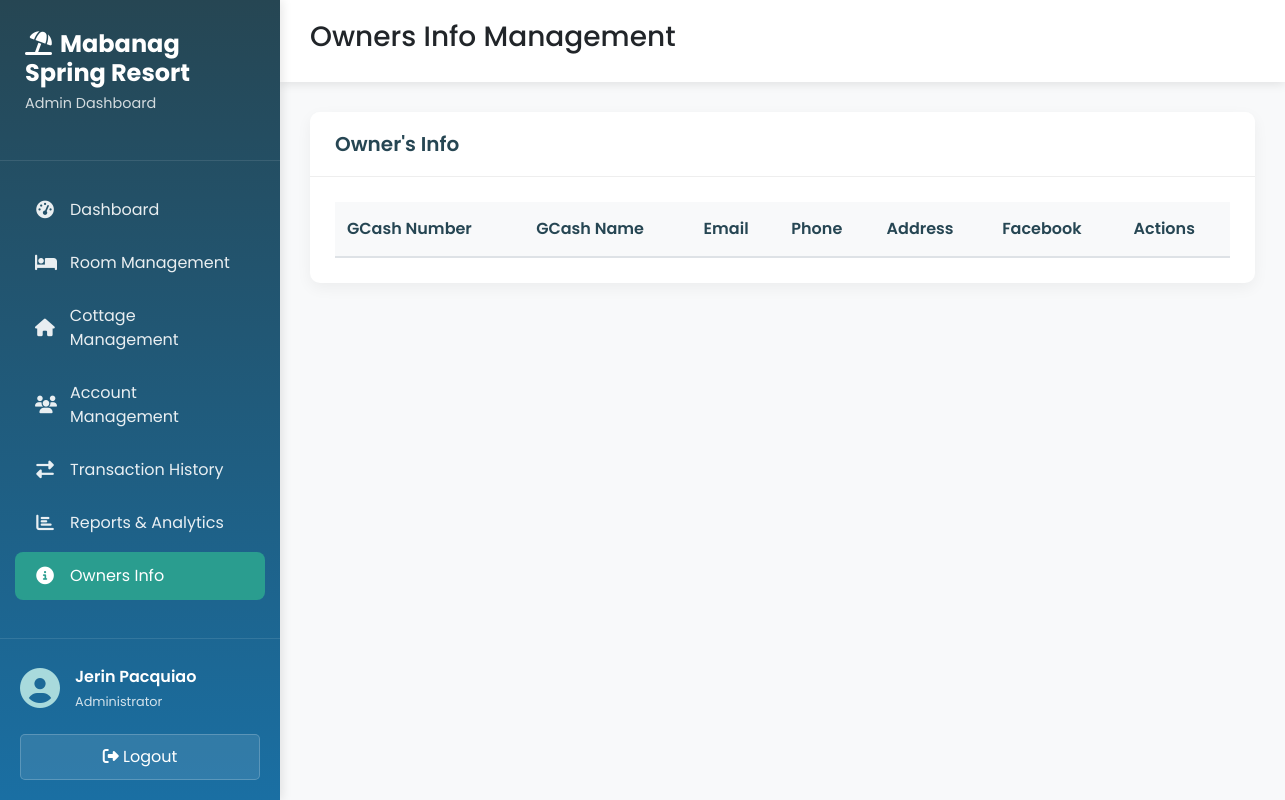
The page /admin/owners_info.php (signed in) on the database as committed earlier.
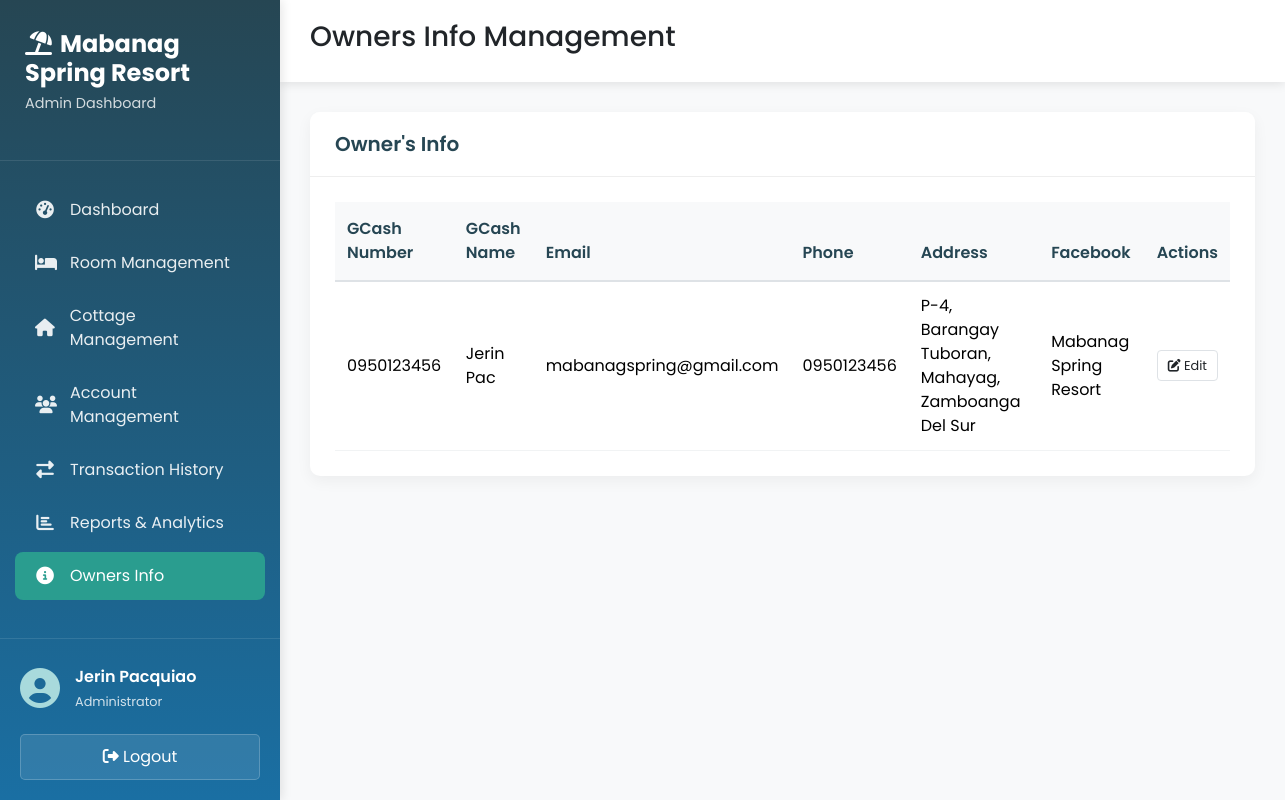
The same page on the database as committed later.
### tables this page shows
CREATE TABLE `owners_info` (
  `info_id` int(11) NOT NULL,
  `gcash_number` varchar(50) NOT NULL,
  `gcash_name` varchar(100) NOT NULL,
  `email_address` varchar(255) NOT NULL,
  `phone_number` varchar(50) NOT NULL,
  `address` varchar(255) NOT NULL,
  `facebook_account` varchar(255) NOT NULL
);

### admin/owners_info.php (the view, shortened to what the changed rows need)
<!DOCTYPE html>
<?php
    require_once 'connect.php';
?>
<html lang="en">
<head>
    <link href="https://cdn.jsdelivr.net/npm/bootstrap@5.3.8/dist/css/bootstrap.min.css" rel="stylesheet"
>
    <link rel="stylesheet" href="https://cdnjs.cloudflare.com/ajax/libs/font-awesome/6.4.0/css/all.min.css">
    <link rel="stylesheet" href="https://cdn.datatables.net/1.13.6/css/dataTables.bootstrap5.min.css">
    <link rel="stylesheet" href="../css/admin_style.css">
    <link rel="stylesheet" href="../css/owner_style.css">
</head>
<body>
    <div class="dashboard-container">
        <div class="sidebar">
            <div class="sidebar-header">
                <h2><i class="fas fa-umbrella-beach me-2"></i>Mabanag Spring Resort</h2>
            </div>
        </div>
        <div class="main-content">
            <div class="content-area">
                <div class="card">
                    <div class="card-body">
                        <div class="table-responsive">
                            <table id="infoTable" class="table table-hover">
                                <thead>
                                    <tr>
                                        <th>GCash Number</th>
                                        <th>GCash Name</th>
                                        <th>Email</th>
                                        <th>Phone</th>
                                        <th>Address</th>
                                        <th>Facebook</th>
                                        <th>Actions</th>
                                    </tr>
                                </thead>
                                <tbody>
                                    <?php
                                    $query = $conn->query("SELECT * FROM `owners_info` ORDER BY `info_id` DESC") or die(mysqli_error());
                                    while($fetch = $query->fetch_array()){
                                    ?>
                                    <tr>
                                        <td><?php echo $fetch['gcash_number']?></td>
                                        <td><?php echo $fetch['gcash_name']?></td>
                                        <td><?php echo $fetch['email_address']?></td>
                                        <td><?php echo $fetch['phone_number']?></td>
                                        <td><?php echo $fetch['address']?></td>
                                        <td><?php echo $fetch['facebook_account']?></td>
                                        <td>
                                            <button class="btn btn-sm bg-transparent border editBtn" data-id="<?php echo $fetch['info_id']; ?>">
                                                <i class="fas fa-edit"></i> Edit
                                            </button>
                                        </td>
                                    </tr>
                                    <?php
                                    }
                                    ?>
                                </tbody>
                            </table>
                        </div>
                    </div>
                </div>
            </div>
        </div>
    </div>
</body>
</html>

Rows that differ between the two databases and show on the page:
added owners_info: gcash_number "0950123456", gcash_name "Jerin Pac", email_address "mabanagspring@gmail.com", phone_number "0950123456", address "P-4, Barangay Tuboran, Mahayag, Zamboanga Del Sur", facebook_account "Mabanag Spring Resort"
